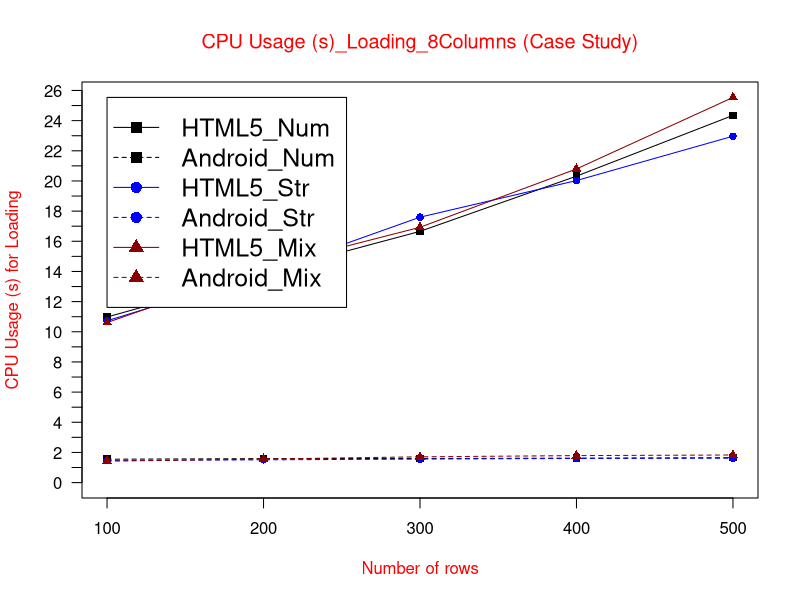

Reproduce this figure in R.
data <- read.table("(CS)CU(s)loading8col.txt", header = TRUE)

max_y <- max(data)
plot_colors <- c("black", "blue", "red4")
png(filename="(CS)CU(s)loading8col.png", height = 1000, width = 1450, bg = "white")
plot(data$HTML5_Num, type = "o", col = plot_colors[1], pch=15,  ylim=c(0,max_y), axes=FALSE, ann=FALSE)
axis(1, at=1:5, lab=c("100", "200", "300", "400", "500"))
axis(2, las=1, at=1*0:(max_y+1), cex.axis = 1)

box()
lines(data$Android_Num, type="o", pch=15, lty=2, col=plot_colors[1])
lines(data$HTML5_Str, type="o", pch=16, lty=1,  col=plot_colors[2])
lines(data$Android_Str, type="o", pch=16, lty=2,  col=plot_colors[2])   
lines(data$HTML5_Mix, type="o", pch=17, lty=1, col=plot_colors[3])
lines(data$Android_Mix, type="o", pch=17, lty=2,   col=plot_colors[3])

title(main="CPU Usage (s)_Loading_8Columns (Case Study)", col.main="red", font.main=6)
title(xlab= "Number of rows", col.lab="red")
title(ylab= "CPU Usage (s) for Loading", col.lab="red")
legend(1, max_y, names(data), cex=1.5, col=c("black", "black","blue", "blue","red4","red4"), pch=c(15,15,16,16,17,17), lty=c(1,2,1,2,1,2));

dev.off()
